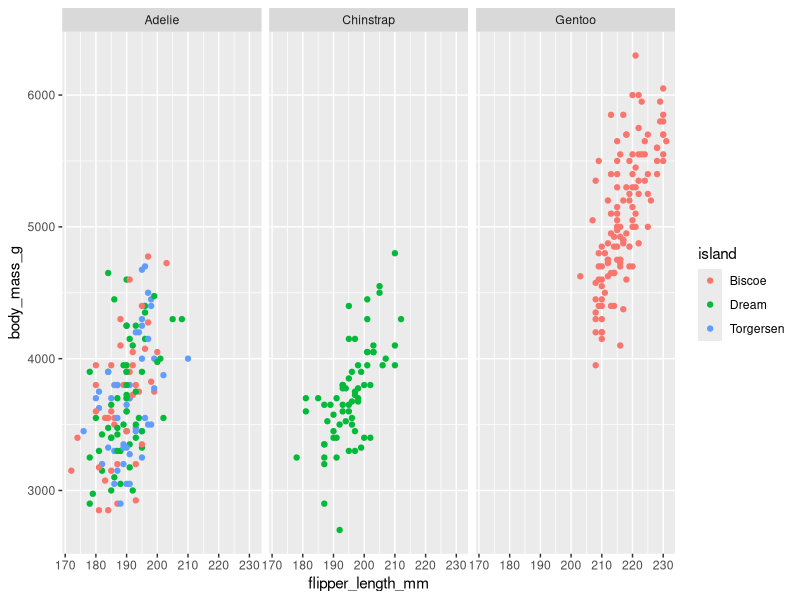
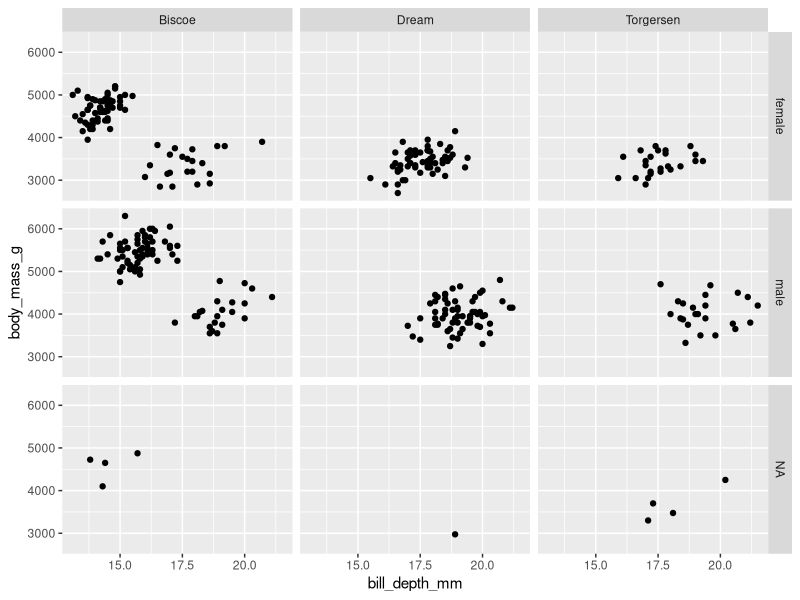
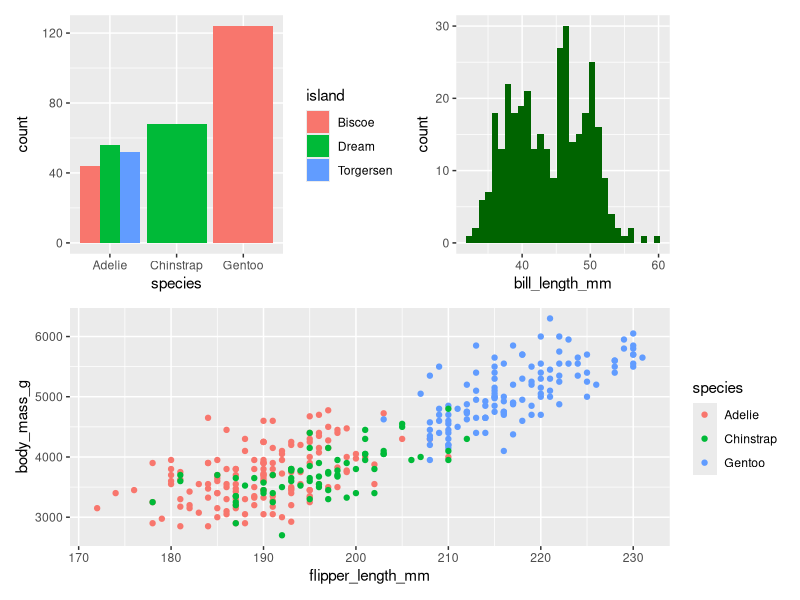

These charts were generated, in order, by the following R code: (Note: this script raises an error after producing the figures.)
## ---- chunk 1
library(tidyverse)
library(palmerpenguins)
library(ggplot2)
library(patchwork)
library(viridis)
library(RColorBrewer)
## ---- chunk 2
# Facet by species
ggplot(penguins, aes(x = flipper_length_mm, y = body_mass_g)) +
  geom_point(aes(color = island)) +
  facet_wrap(~species)

# Facet by island
ggplot(penguins, aes(x = bill_depth_mm, y = body_mass_g)) +
  geom_point() +
  facet_grid(sex ~ island)
## ---- chunk 3
p1 <- ggplot(penguins, aes(x = species, fill = island)) +
  geom_bar(position = "dodge")

p2 <- ggplot(penguins, aes(x = bill_length_mm)) +
  geom_histogram(bins = 30, fill = "darkgreen")

p3 <- ggplot(penguins, aes(x = flipper_length_mm, y = body_mass_g)) +
  geom_point(aes(color = species))

(p1 | p2) / p3
## ---- chunk 4
penguins_num <- penguins %>%
  select(where(is.numeric)) %>%
  drop_na()

pca <- prcomp(penguins_num, scale. = TRUE)
autoplot(pca, data = penguins, colour = "species")
## ---- chunk 5
library(reshape2)

# Create fake expression-like matrix
heatmap_data <- penguins %>%
  drop_na() %>%
  select(species, flipper_length_mm, bill_length_mm, bill_depth_mm) %>%
  group_by(species) %>%
  summarise_all(mean)

heatmap_matrix <- as.matrix(heatmap_data[, -1])
rownames(heatmap_matrix) <- heatmap_data$species

heatmap(heatmap_matrix, col = viridis(100))
## ---- chunk 6
ggplot(penguins, aes(x = species, y = body_mass_g, fill = species)) +
  geom_violin() +
  geom_jitter(width = 0.1)
## ---- chunk 7
ggplot(penguins, aes(x = species, y = body_mass_g, fill = island)) +
  geom_boxplot() +
  scale_fill_brewer(palette = "Set2") +
  theme_minimal(base_size = 14) +
  theme(
    legend.position = "bottom",
    plot.title = element_text(hjust = 0.5, face = "bold")
  ) +
  labs(title = "Mass by Species and Island", y = "Mass (g)", x = "Species")
## ---- chunk 8
library(cowplot)

p1 <- ggplot(penguins, aes(x = bill_length_mm)) + geom_density()
p2 <- ggplot(penguins, aes(x = flipper_length_mm)) + geom_density()

plot_grid(p1, p2, labels = c("A", "B"))
## ---- chunk 9
# Create a faceted scatter plot by island and sex
ggplot(penguins, aes(x = bill_length_mm, y = bill_depth_mm, color = species)) +
  geom_point() +
  facet_grid(sex ~ island)

# Draw a heatmap of average trait values by island
avg_traits <- penguins %>%
  drop_na() %>%
  group_by(island) %>%
  summarise(across(where(is.numeric), mean))

heat_matrix <- as.matrix(avg_traits[, -1])
rownames(heat_matrix) <- avg_traits$island
heatmap(heat_matrix, col = terrain.colors(100))
## ---- chunk 10
ggplot(penguins, aes(x = bill_length_mm, y = body_mass_g)) +
  geom_point() +
  geom_text(aes(label = species), vjust = 1.5, size = 3, check_overlap = TRUE)
## ---- chunk 11
# Create a publication-ready figure comparing mass, flipper, and bill by species and island
ggplot(penguins, aes(x = flipper_length_mm, y = body_mass_g, color = island)) +
  geom_point(alpha = 0.7, size = 3) +
  facet_wrap(~species) +
  theme_classic() +
  labs(title = "Body Mass vs Flipper Length", subtitle = "Grouped by Island and Species")
